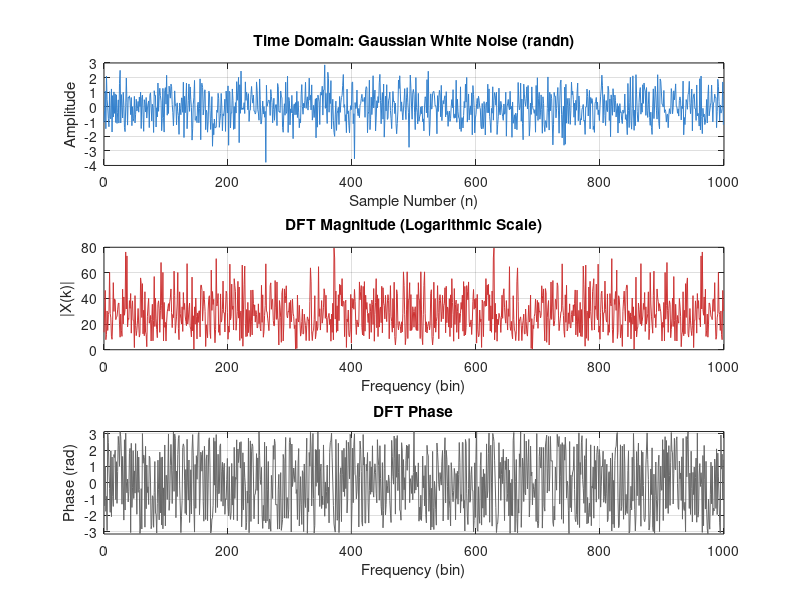

Here is the MATLAB script that generated this plot:
clc; clear; close all;

% Parameters
N = 1000;
n = 0:N-1; % Sample indices

% 1. Generate Gaussian White Noise
% randn(1, N) creates a vector with Mean = 0 and Variance = 1
x_noise = randn(1, N);

% 2. Frequency Domain Analysis
X_noise = fft(x_noise);
mag = abs(X_noise);
phs = angle(X_noise);

% 3. Plotting
figure('Name', 'Gaussian White Noise Analysis', 'Color', 'w');

% Time Domain Plot
subplot(3, 1, 1);
plot(n, x_noise, 'Color', [0.2 0.5 0.8]);
title('Time Domain: Gaussian White Noise (randn)');
xlabel('Sample Number (n)');
ylabel('Amplitude');
grid on;

% Frequency Domain: Magnitude
subplot(3, 1, 2);
plot(0:N-1, mag, 'Color', [0.8 0.2 0.2]);
title('DFT Magnitude (Logarithmic Scale)');
xlabel('Frequency (bin)');
ylabel('|X(k)|');
xlim([0 N]);
grid on;

% Frequency Domain: Phase
subplot(3, 1, 3);
plot(0:N-1, phs, 'MarkerSize', 4, 'Color', [0.4 0.4 0.4]);
title('DFT Phase');
xlabel('Frequency (bin)');
ylabel('Phase (rad)');
xlim([0 N]);
ylim([-pi pi]);
grid on;
